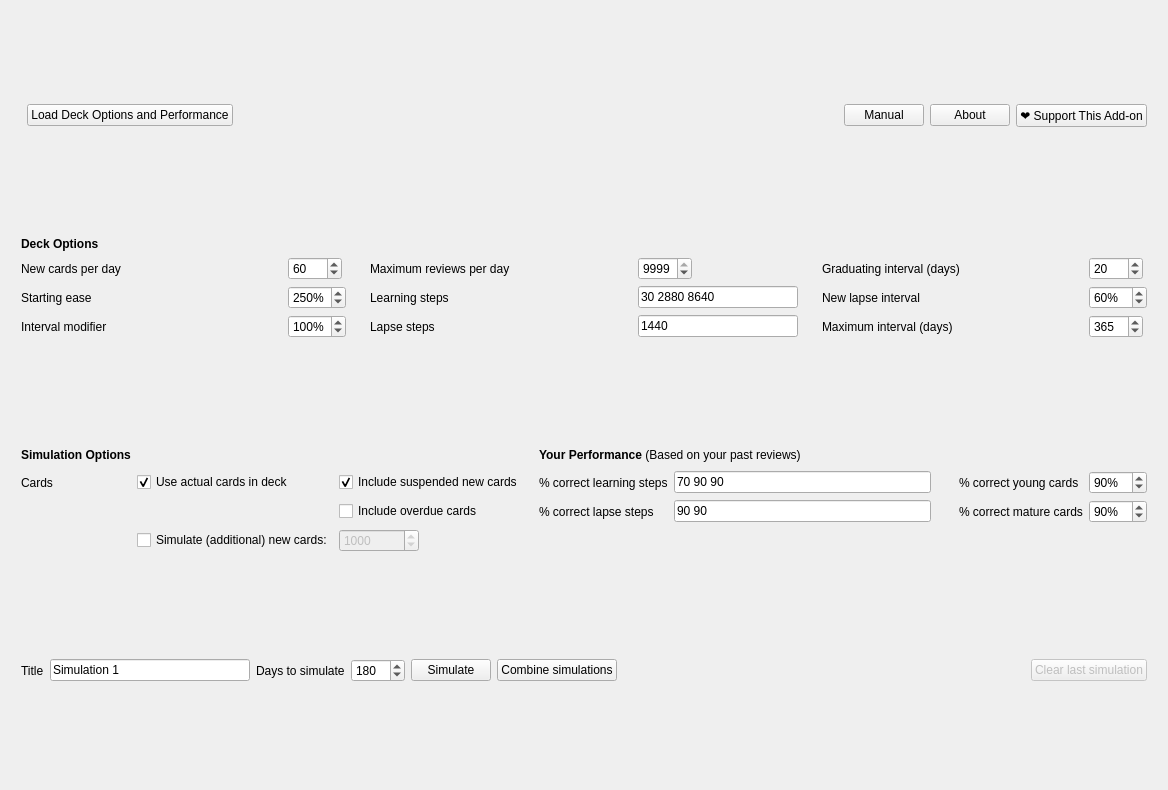
<?xml version="1.0" encoding="UTF-8"?>
<ui version="4.0">
 <class>simulator_dialog</class>
 <widget class="QWidget" name="simulator_dialog">
  <property name="geometry">
   <rect>
    <x>0</x>
    <y>0</y>
    <width>1168</width>
    <height>790</height>
   </rect>
  </property>
  <property name="windowTitle">
   <string>Anki Simulator</string>
  </property>
  <layout class="QVBoxLayout" name="verticalLayout" stretch="0,0,0,0,0">
   <property name="leftMargin">
    <number>12</number>
   </property>
   <property name="topMargin">
    <number>12</number>
   </property>
   <property name="rightMargin">
    <number>12</number>
   </property>
   <property name="bottomMargin">
    <number>12</number>
   </property>
   <item>
    <widget class="QWidget" name="toolbar" native="true">
     <property name="sizePolicy">
      <sizepolicy hsizetype="Preferred" vsizetype="Maximum">
       <horstretch>0</horstretch>
       <verstretch>0</verstretch>
      </sizepolicy>
     </property>
     <layout class="QHBoxLayout" name="horizontalLayout">
      <property name="topMargin">
       <number>0</number>
      </property>
      <property name="bottomMargin">
       <number>12</number>
      </property>
      <item>
       <widget class="QWidget" name="deckChooser" native="true">
        <property name="sizePolicy">
         <sizepolicy hsizetype="Preferred" vsizetype="Maximum">
          <horstretch>0</horstretch>
          <verstretch>0</verstretch>
         </sizepolicy>
        </property>
       </widget>
      </item>
      <item>
       <widget class="QPushButton" name="loadDeckConfigurationsButton">
        <property name="sizePolicy">
         <sizepolicy hsizetype="Maximum" vsizetype="Maximum">
          <horstretch>0</horstretch>
          <verstretch>0</verstretch>
         </sizepolicy>
        </property>
        <property name="text">
         <string>Load Deck Options and Performance</string>
        </property>
       </widget>
      </item>
      <item>
       <spacer name="horizontalSpacer_5">
        <property name="orientation">
         <enum>Qt::Horizontal</enum>
        </property>
        <property name="sizeType">
         <enum>QSizePolicy::MinimumExpanding</enum>
        </property>
        <property name="sizeHint" stdset="0">
         <size>
          <width>40</width>
          <height>20</height>
         </size>
        </property>
       </spacer>
      </item>
      <item>
       <widget class="QPushButton" name="manualButton">
        <property name="sizePolicy">
         <sizepolicy hsizetype="Maximum" vsizetype="Fixed">
          <horstretch>0</horstretch>
          <verstretch>0</verstretch>
         </sizepolicy>
        </property>
        <property name="text">
         <string>Manual</string>
        </property>
       </widget>
      </item>
      <item>
       <widget class="QPushButton" name="aboutButton">
        <property name="sizePolicy">
         <sizepolicy hsizetype="Maximum" vsizetype="Maximum">
          <horstretch>0</horstretch>
          <verstretch>0</verstretch>
         </sizepolicy>
        </property>
        <property name="text">
         <string>About</string>
        </property>
       </widget>
      </item>
      <item>
       <widget class="QPushButton" name="supportButton">
        <property name="text">
         <string>❤️ Support This Add-on</string>
        </property>
       </widget>
      </item>
     </layout>
    </widget>
   </item>
   <item>
    <widget class="QWidget" name="form" native="true">
     <property name="sizePolicy">
      <sizepolicy hsizetype="Preferred" vsizetype="Maximum">
       <horstretch>0</horstretch>
       <verstretch>0</verstretch>
      </sizepolicy>
     </property>
     <layout class="QGridLayout" name="gridLayout">
      <property name="topMargin">
       <number>0</number>
      </property>
      <property name="bottomMargin">
       <number>0</number>
      </property>
      <property name="horizontalSpacing">
       <number>24</number>
      </property>
      <property name="verticalSpacing">
       <number>6</number>
      </property>
      <item row="3" column="3">
       <widget class="QLineEdit" name="learningStepsTextfield">
        <property name="sizePolicy">
         <sizepolicy hsizetype="Preferred" vsizetype="Fixed">
          <horstretch>0</horstretch>
          <verstretch>0</verstretch>
         </sizepolicy>
        </property>
        <property name="minimumSize">
         <size>
          <width>100</width>
          <height>0</height>
         </size>
        </property>
        <property name="maximumSize">
         <size>
          <width>160</width>
          <height>16777215</height>
         </size>
        </property>
        <property name="text">
         <string>30 2880 8640</string>
        </property>
       </widget>
      </item>
      <item row="3" column="6">
       <widget class="QSpinBox" name="newLapseIntervalSpinbox">
        <property name="sizePolicy">
         <sizepolicy hsizetype="Maximum" vsizetype="Fixed">
          <horstretch>0</horstretch>
          <verstretch>0</verstretch>
         </sizepolicy>
        </property>
        <property name="suffix">
         <string>%</string>
        </property>
        <property name="prefix">
         <string/>
        </property>
        <property name="maximum">
         <number>100</number>
        </property>
        <property name="singleStep">
         <number>10</number>
        </property>
        <property name="value">
         <number>60</number>
        </property>
       </widget>
      </item>
      <item row="2" column="3">
       <widget class="QSpinBox" name="maximumReviewsPerDaySpinbox">
        <property name="sizePolicy">
         <sizepolicy hsizetype="Maximum" vsizetype="Fixed">
          <horstretch>0</horstretch>
          <verstretch>0</verstretch>
         </sizepolicy>
        </property>
        <property name="suffix">
         <string/>
        </property>
        <property name="prefix">
         <string/>
        </property>
        <property name="minimum">
         <number>0</number>
        </property>
        <property name="maximum">
         <number>9999</number>
        </property>
        <property name="singleStep">
         <number>1</number>
        </property>
        <property name="value">
         <number>9999</number>
        </property>
       </widget>
      </item>
      <item row="2" column="6">
       <widget class="QSpinBox" name="graduatingIntervalSpinbox">
        <property name="sizePolicy">
         <sizepolicy hsizetype="Maximum" vsizetype="Fixed">
          <horstretch>0</horstretch>
          <verstretch>0</verstretch>
         </sizepolicy>
        </property>
        <property name="suffix">
         <string/>
        </property>
        <property name="prefix">
         <string/>
        </property>
        <property name="minimum">
         <number>1</number>
        </property>
        <property name="maximum">
         <number>9999</number>
        </property>
        <property name="singleStep">
         <number>1</number>
        </property>
        <property name="value">
         <number>20</number>
        </property>
       </widget>
      </item>
      <item row="0" column="0">
       <widget class="QLabel" name="label_3">
        <property name="text">
         <string>&lt;b&gt;Deck Options&lt;/b&gt;</string>
        </property>
       </widget>
      </item>
      <item row="5" column="5">
       <widget class="QLabel" name="maximumIntervalLabel">
        <property name="text">
         <string>Maximum interval (days)</string>
        </property>
       </widget>
      </item>
      <item row="5" column="0">
       <widget class="QLabel" name="intervalModifierLabel">
        <property name="text">
         <string>Interval modifier</string>
        </property>
       </widget>
      </item>
      <item row="3" column="1">
       <widget class="QSpinBox" name="startingEaseSpinBox">
        <property name="sizePolicy">
         <sizepolicy hsizetype="Maximum" vsizetype="Fixed">
          <horstretch>0</horstretch>
          <verstretch>0</verstretch>
         </sizepolicy>
        </property>
        <property name="suffix">
         <string>%</string>
        </property>
        <property name="prefix">
         <string/>
        </property>
        <property name="minimum">
         <number>130</number>
        </property>
        <property name="maximum">
         <number>999</number>
        </property>
        <property name="singleStep">
         <number>10</number>
        </property>
        <property name="value">
         <number>250</number>
        </property>
       </widget>
      </item>
      <item row="2" column="2">
       <widget class="QLabel" name="maximumReviewsPerDayLabel">
        <property name="text">
         <string>Maximum reviews per day</string>
        </property>
       </widget>
      </item>
      <item row="5" column="3">
       <widget class="QLineEdit" name="lapseStepsTextfield">
        <property name="minimumSize">
         <size>
          <width>100</width>
          <height>0</height>
         </size>
        </property>
        <property name="maximumSize">
         <size>
          <width>160</width>
          <height>16777215</height>
         </size>
        </property>
        <property name="text">
         <string>1440</string>
        </property>
       </widget>
      </item>
      <item row="3" column="5">
       <widget class="QLabel" name="newLapseIntervalLabel">
        <property name="text">
         <string>New lapse interval</string>
        </property>
       </widget>
      </item>
      <item row="2" column="0">
       <widget class="QLabel" name="newCardsPerDayLabel">
        <property name="text">
         <string>New cards per day</string>
        </property>
       </widget>
      </item>
      <item row="5" column="1">
       <widget class="QSpinBox" name="intervalModifierSpinbox">
        <property name="sizePolicy">
         <sizepolicy hsizetype="Maximum" vsizetype="Fixed">
          <horstretch>0</horstretch>
          <verstretch>0</verstretch>
         </sizepolicy>
        </property>
        <property name="suffix">
         <string>%</string>
        </property>
        <property name="prefix">
         <string/>
        </property>
        <property name="maximum">
         <number>999</number>
        </property>
        <property name="singleStep">
         <number>10</number>
        </property>
        <property name="value">
         <number>100</number>
        </property>
       </widget>
      </item>
      <item row="2" column="5">
       <widget class="QLabel" name="graduatingIntervalLabel">
        <property name="text">
         <string>Graduating interval (days)</string>
        </property>
       </widget>
      </item>
      <item row="3" column="0">
       <widget class="QLabel" name="startingEaseLabel">
        <property name="text">
         <string>Starting ease</string>
        </property>
       </widget>
      </item>
      <item row="3" column="2">
       <widget class="QLabel" name="learningStepsLabel">
        <property name="text">
         <string>Learning steps</string>
        </property>
       </widget>
      </item>
      <item row="2" column="1">
       <widget class="QSpinBox" name="newCardsPerDaySpinbox">
        <property name="sizePolicy">
         <sizepolicy hsizetype="Maximum" vsizetype="Fixed">
          <horstretch>0</horstretch>
          <verstretch>0</verstretch>
         </sizepolicy>
        </property>
        <property name="suffix">
         <string/>
        </property>
        <property name="prefix">
         <string/>
        </property>
        <property name="minimum">
         <number>0</number>
        </property>
        <property name="maximum">
         <number>9999</number>
        </property>
        <property name="singleStep">
         <number>1</number>
        </property>
        <property name="value">
         <number>60</number>
        </property>
       </widget>
      </item>
      <item row="5" column="2">
       <widget class="QLabel" name="lapseStepsLabel">
        <property name="text">
         <string>Lapse steps</string>
        </property>
       </widget>
      </item>
      <item row="5" column="6">
       <widget class="QSpinBox" name="maximumIntervalSpinbox">
        <property name="sizePolicy">
         <sizepolicy hsizetype="Maximum" vsizetype="Fixed">
          <horstretch>0</horstretch>
          <verstretch>0</verstretch>
         </sizepolicy>
        </property>
        <property name="suffix">
         <string/>
        </property>
        <property name="prefix">
         <string/>
        </property>
        <property name="minimum">
         <number>1</number>
        </property>
        <property name="maximum">
         <number>9999</number>
        </property>
        <property name="singleStep">
         <number>1</number>
        </property>
        <property name="value">
         <number>365</number>
        </property>
       </widget>
      </item>
     </layout>
    </widget>
   </item>
   <item>
    <widget class="QWidget" name="widget" native="true">
     <property name="sizePolicy">
      <sizepolicy hsizetype="Preferred" vsizetype="Maximum">
       <horstretch>0</horstretch>
       <verstretch>0</verstretch>
      </sizepolicy>
     </property>
     <layout class="QGridLayout" name="gridLayout_4">
      <item row="2" column="6">
       <widget class="QLineEdit" name="percentCorrectLearningTextfield">
        <property name="minimumSize">
         <size>
          <width>70</width>
          <height>0</height>
         </size>
        </property>
        <property name="text">
         <string>70 90 90</string>
        </property>
       </widget>
      </item>
      <item row="3" column="6">
       <widget class="QLineEdit" name="percentCorrectLapseTextfield">
        <property name="minimumSize">
         <size>
          <width>70</width>
          <height>0</height>
         </size>
        </property>
        <property name="text">
         <string>90 90</string>
        </property>
       </widget>
      </item>
      <item row="2" column="9">
       <widget class="QLabel" name="percentCorrectYoungLabel">
        <property name="text">
         <string>% correct young cards</string>
        </property>
       </widget>
      </item>
      <item row="2" column="5">
       <widget class="QLabel" name="percentCorrectLearningLabel">
        <property name="text">
         <string>% correct learning steps</string>
        </property>
       </widget>
      </item>
      <item row="0" column="0">
       <widget class="QLabel" name="label_2">
        <property name="text">
         <string>&lt;b&gt;Simulation Options&lt;/b&gt;</string>
        </property>
       </widget>
      </item>
      <item row="0" column="3">
       <spacer name="horizontalSpacer">
        <property name="orientation">
         <enum>Qt::Horizontal</enum>
        </property>
        <property name="sizeType">
         <enum>QSizePolicy::Fixed</enum>
        </property>
        <property name="sizeHint" stdset="0">
         <size>
          <width>5</width>
          <height>20</height>
         </size>
        </property>
       </spacer>
      </item>
      <item row="0" column="4">
       <spacer name="horizontalSpacer_4">
        <property name="orientation">
         <enum>Qt::Horizontal</enum>
        </property>
        <property name="sizeType">
         <enum>QSizePolicy::Fixed</enum>
        </property>
        <property name="sizeHint" stdset="0">
         <size>
          <width>5</width>
          <height>20</height>
         </size>
        </property>
       </spacer>
      </item>
      <item row="2" column="0">
       <widget class="QLabel" name="label_4">
        <property name="text">
         <string>Cards</string>
        </property>
       </widget>
      </item>
      <item row="2" column="7">
       <spacer name="horizontalSpacer_3">
        <property name="orientation">
         <enum>Qt::Horizontal</enum>
        </property>
        <property name="sizeType">
         <enum>QSizePolicy::Minimum</enum>
        </property>
        <property name="sizeHint" stdset="0">
         <size>
          <width>10</width>
          <height>20</height>
         </size>
        </property>
       </spacer>
      </item>
      <item row="2" column="2">
       <widget class="QCheckBox" name="includeSuspendedNewCardsCheckbox">
        <property name="text">
         <string>Include suspended new cards</string>
        </property>
        <property name="checked">
         <bool>true</bool>
        </property>
       </widget>
      </item>
      <item row="3" column="2">
       <widget class="QCheckBox" name="includeOverdueCardsCheckbox">
        <property name="text">
         <string>Include overdue cards</string>
        </property>
       </widget>
      </item>
      <item row="5" column="1">
       <widget class="QCheckBox" name="simulateAdditionalNewCardsCheckbox">
        <property name="text">
         <string>Simulate (additional) new cards:</string>
        </property>
       </widget>
      </item>
      <item row="2" column="1">
       <widget class="QCheckBox" name="useActualCardsCheckbox">
        <property name="text">
         <string>Use actual cards in deck</string>
        </property>
        <property name="checked">
         <bool>true</bool>
        </property>
       </widget>
      </item>
      <item row="5" column="2">
       <widget class="QSpinBox" name="mockedNewCardsSpinbox">
        <property name="enabled">
         <bool>false</bool>
        </property>
        <property name="maximumSize">
         <size>
          <width>80</width>
          <height>16777215</height>
         </size>
        </property>
        <property name="minimum">
         <number>0</number>
        </property>
        <property name="maximum">
         <number>99999999</number>
        </property>
        <property name="value">
         <number>1000</number>
        </property>
       </widget>
      </item>
      <item row="3" column="5">
       <widget class="QLabel" name="percentCorrectLapseLabel">
        <property name="text">
         <string>% correct lapse steps</string>
        </property>
       </widget>
      </item>
      <item row="2" column="10">
       <widget class="QSpinBox" name="percentCorrectYoungSpinbox">
        <property name="sizePolicy">
         <sizepolicy hsizetype="Maximum" vsizetype="Fixed">
          <horstretch>0</horstretch>
          <verstretch>0</verstretch>
         </sizepolicy>
        </property>
        <property name="suffix">
         <string>%</string>
        </property>
        <property name="prefix">
         <string/>
        </property>
        <property name="minimum">
         <number>1</number>
        </property>
        <property name="maximum">
         <number>100</number>
        </property>
        <property name="singleStep">
         <number>1</number>
        </property>
        <property name="value">
         <number>90</number>
        </property>
       </widget>
      </item>
      <item row="3" column="9">
       <widget class="QLabel" name="percentCorrectMatureLabel">
        <property name="text">
         <string>% correct mature cards</string>
        </property>
       </widget>
      </item>
      <item row="3" column="10">
       <widget class="QSpinBox" name="percentCorrectMatureSpinbox">
        <property name="sizePolicy">
         <sizepolicy hsizetype="Maximum" vsizetype="Fixed">
          <horstretch>0</horstretch>
          <verstretch>0</verstretch>
         </sizepolicy>
        </property>
        <property name="suffix">
         <string>%</string>
        </property>
        <property name="prefix">
         <string/>
        </property>
        <property name="minimum">
         <number>1</number>
        </property>
        <property name="maximum">
         <number>100</number>
        </property>
        <property name="singleStep">
         <number>1</number>
        </property>
        <property name="value">
         <number>90</number>
        </property>
       </widget>
      </item>
      <item row="0" column="5" colspan="6">
       <widget class="QLabel" name="label_5">
        <property name="sizePolicy">
         <sizepolicy hsizetype="Maximum" vsizetype="Preferred">
          <horstretch>0</horstretch>
          <verstretch>0</verstretch>
         </sizepolicy>
        </property>
        <property name="text">
         <string>&lt;html&gt;&lt;head/&gt;&lt;body&gt;&lt;p&gt;&lt;span style=&quot; font-weight:600;&quot;&gt;Your Performance &lt;/span&gt;(Based on your past reviews)&lt;/p&gt;&lt;/body&gt;&lt;/html&gt;</string>
        </property>
       </widget>
      </item>
     </layout>
    </widget>
   </item>
   <item>
    <widget class="QWidget" name="buttons" native="true">
     <property name="sizePolicy">
      <sizepolicy hsizetype="Preferred" vsizetype="Maximum">
       <horstretch>0</horstretch>
       <verstretch>0</verstretch>
      </sizepolicy>
     </property>
     <layout class="QHBoxLayout" name="horizontalLayout_2">
      <property name="topMargin">
       <number>0</number>
      </property>
      <property name="bottomMargin">
       <number>0</number>
      </property>
      <item>
       <widget class="QLabel" name="label">
        <property name="text">
         <string>Title</string>
        </property>
       </widget>
      </item>
      <item>
       <widget class="QLineEdit" name="simulationTitleTextfield">
        <property name="maximumSize">
         <size>
          <width>200</width>
          <height>16777215</height>
         </size>
        </property>
        <property name="text">
         <string>Simulation 1</string>
        </property>
       </widget>
      </item>
      <item>
       <widget class="QLabel" name="daysToSimulateLabel">
        <property name="text">
         <string>Days to simulate</string>
        </property>
       </widget>
      </item>
      <item>
       <widget class="QSpinBox" name="daysToSimulateSpinbox">
        <property name="sizePolicy">
         <sizepolicy hsizetype="Maximum" vsizetype="Fixed">
          <horstretch>0</horstretch>
          <verstretch>0</verstretch>
         </sizepolicy>
        </property>
        <property name="suffix">
         <string/>
        </property>
        <property name="prefix">
         <string/>
        </property>
        <property name="minimum">
         <number>1</number>
        </property>
        <property name="maximum">
         <number>9999</number>
        </property>
        <property name="singleStep">
         <number>1</number>
        </property>
        <property name="value">
         <number>180</number>
        </property>
       </widget>
      </item>
      <item>
       <widget class="QPushButton" name="simulateButton">
        <property name="sizePolicy">
         <sizepolicy hsizetype="Maximum" vsizetype="Fixed">
          <horstretch>0</horstretch>
          <verstretch>0</verstretch>
         </sizepolicy>
        </property>
        <property name="text">
         <string>Simulate</string>
        </property>
       </widget>
      </item>
      <item>
       <widget class="QPushButton" name="combineSimulationsButton">
        <property name="sizePolicy">
         <sizepolicy hsizetype="Maximum" vsizetype="Fixed">
          <horstretch>0</horstretch>
          <verstretch>0</verstretch>
         </sizepolicy>
        </property>
        <property name="text">
         <string>Combine simulations</string>
        </property>
       </widget>
      </item>
      <item>
       <spacer name="horizontalSpacer_2">
        <property name="orientation">
         <enum>Qt::Horizontal</enum>
        </property>
        <property name="sizeType">
         <enum>QSizePolicy::Expanding</enum>
        </property>
        <property name="sizeHint" stdset="0">
         <size>
          <width>40</width>
          <height>20</height>
         </size>
        </property>
       </spacer>
      </item>
      <item>
       <widget class="QPushButton" name="clearLastSimulationButton">
        <property name="enabled">
         <bool>false</bool>
        </property>
        <property name="sizePolicy">
         <sizepolicy hsizetype="Maximum" vsizetype="Fixed">
          <horstretch>0</horstretch>
          <verstretch>0</verstretch>
         </sizepolicy>
        </property>
        <property name="text">
         <string>Clear last simulation</string>
        </property>
       </widget>
      </item>
     </layout>
    </widget>
   </item>
   <item>
    <layout class="QVBoxLayout" name="graphLayout">
     <property name="spacing">
      <number>0</number>
     </property>
    </layout>
   </item>
  </layout>
 </widget>
 <tabstops>
  <tabstop>newCardsPerDaySpinbox</tabstop>
  <tabstop>startingEaseSpinBox</tabstop>
  <tabstop>intervalModifierSpinbox</tabstop>
  <tabstop>maximumReviewsPerDaySpinbox</tabstop>
  <tabstop>learningStepsTextfield</tabstop>
  <tabstop>lapseStepsTextfield</tabstop>
  <tabstop>graduatingIntervalSpinbox</tabstop>
  <tabstop>newLapseIntervalSpinbox</tabstop>
  <tabstop>maximumIntervalSpinbox</tabstop>
  <tabstop>useActualCardsCheckbox</tabstop>
  <tabstop>simulateAdditionalNewCardsCheckbox</tabstop>
  <tabstop>includeSuspendedNewCardsCheckbox</tabstop>
  <tabstop>includeOverdueCardsCheckbox</tabstop>
  <tabstop>mockedNewCardsSpinbox</tabstop>
  <tabstop>percentCorrectLearningTextfield</tabstop>
  <tabstop>percentCorrectLapseTextfield</tabstop>
  <tabstop>percentCorrectYoungSpinbox</tabstop>
  <tabstop>percentCorrectMatureSpinbox</tabstop>
  <tabstop>simulationTitleTextfield</tabstop>
  <tabstop>daysToSimulateSpinbox</tabstop>
  <tabstop>simulateButton</tabstop>
  <tabstop>combineSimulationsButton</tabstop>
  <tabstop>loadDeckConfigurationsButton</tabstop>
  <tabstop>clearLastSimulationButton</tabstop>
  <tabstop>aboutButton</tabstop>
 </tabstops>
 <resources/>
 <connections>
  <connection>
   <sender>useActualCardsCheckbox</sender>
   <signal>toggled(bool)</signal>
   <receiver>includeSuspendedNewCardsCheckbox</receiver>
   <slot>setEnabled(bool)</slot>
   <hints>
    <hint type="sourcelabel">
     <x>248</x>
     <y>290</y>
    </hint>
    <hint type="destinationlabel">
     <x>443</x>
     <y>227</y>
    </hint>
   </hints>
  </connection>
  <connection>
   <sender>useActualCardsCheckbox</sender>
   <signal>toggled(bool)</signal>
   <receiver>includeOverdueCardsCheckbox</receiver>
   <slot>setEnabled(bool)</slot>
   <hints>
    <hint type="sourcelabel">
     <x>263</x>
     <y>227</y>
    </hint>
    <hint type="destinationlabel">
     <x>474</x>
     <y>261</y>
    </hint>
   </hints>
  </connection>
  <connection>
   <sender>simulateAdditionalNewCardsCheckbox</sender>
   <signal>toggled(bool)</signal>
   <receiver>mockedNewCardsSpinbox</receiver>
   <slot>setEnabled(bool)</slot>
   <hints>
    <hint type="sourcelabel">
     <x>263</x>
     <y>295</y>
    </hint>
    <hint type="destinationlabel">
     <x>413</x>
     <y>295</y>
    </hint>
   </hints>
  </connection>
 </connections>
</ui>
